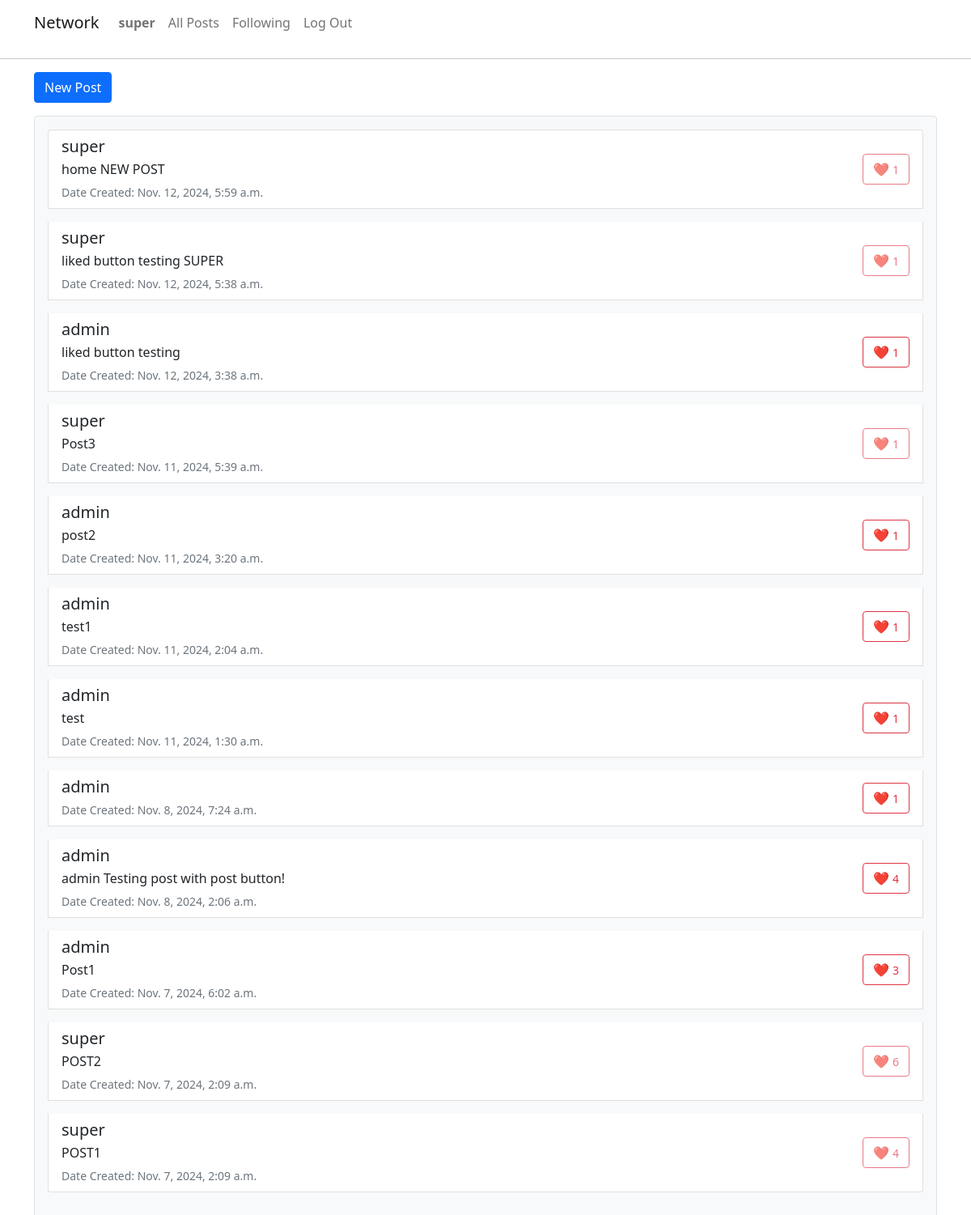
Screenshot of / (signed in) with the database file from the repository.
### network/models.py (models this page shows, shortened)
class User(AbstractUser):
    followers = models.IntegerField(default=0)
    following = models.IntegerField(default=0)
    bio = models.CharField(max_length=500, null=True, blank=True)
    location = models.CharField(max_length=100, null=True, blank=True)
    work = models.CharField(max_length=100, null=True, blank=True)
    def __str__(self):
        return self.username

class Post(models.Model):
    new_post = models.TextField()
    created_by = models.ForeignKey(User, on_delete=models.CASCADE, related_name='user_posts')
    date_created = models.DateTimeField(auto_now_add=True)
    likes = models.IntegerField(default=0)

### network/views.py (the view)
# urls.py: path("", views.index, name="index"),
def index(request):
    all_posts = Post.objects.all()[::-1]
    return render(request, "network/index.html", {"posts": all_posts})

### network/templates/network/index.html (shortened to what this page needs)
{% extends "network/layout.html" %}
{% block body %}
    {% block new_post %} {% include 'network/new_post.html' %} {% endblock %}
    <div class="p-3 border rounded bg-light">
        <ul class="list-group">
            {% for post in posts %}
                <li class="list-group-item mb-3">
                    <div class="d-flex justify-content-between align-items-center">
                        <div>
                            <h5 class="user_name mb-1"
                                data-user-id="{{ post.created_by.id }}"
                                data-post-id="{{ post.id }}" >
                                {{ post.created_by }}
                            </h5>
                            <p class="mb-1">{{ post.new_post }}</p>
                            <small class="text-muted">Date Created: {{ post.date_created }}</small>
                        </div>
                        <div>
                            <button class="btn btn-outline-danger like_button" data-post-id="{{ post.id }}"
                                    {% if user == post.created_by or not user.is_authenticated %}disabled{% endif %}>
                                ❤️ <small>{{ post.likes }}</small>
                            </button>
                        </div>
                    </div>
                </li>
            {% endfor %}
        </ul>
    </div>
{% endblock %}

### network/templates/network/layout.html (shortened to what this page needs)
{% load static %}
<!DOCTYPE html>
<html lang="en">
    <head>
        <link href="https://cdn.jsdelivr.net/npm/bootstrap@5.0.2/dist/css/bootstrap.min.css" rel="stylesheet">
        <link href="{% static 'network/styles.css' %}" rel="stylesheet">
    </head>
    <body>
        <div class="container">
            <nav class="navbar navbar-expand-lg navbar-light">
                <a class="navbar-brand" href="{% url 'index' %}">Network</a>
                <div>
                  <ul class="navbar-nav mr-auto">
                    {% if user.is_authenticated %}
                        <li class="nav-item">
                            <a class="nav-link" href="{% url 'user_profile' user.id %}"><strong>{{ user.username }}</strong></a>
                        </li>
                    {% endif %}
                    <li class="nav-item">
                      <a class="nav-link" href="{% url 'index' %}">All Posts</a>
                    </li>
                    {% if user.is_authenticated %}
                        <li class="nav-item">
                            <a class="nav-link" href="#">Following</a>
                        </li>
                        <li class="nav-item">
                            <a class="nav-link" href="{% url 'logout' %}">Log Out</a>
                        </li>
                    {% endif %}
                  </ul>
                </div>
            </nav>
        </div>
        <hr>
        <div class="body container">
            <div class="body-container">
                {% block body %}{% endblock %}
            </div>
        </div>
    </body>
</html>

### rows the page displays
User: username "super"
Post: created_by "super", new_post "home NEW POST", date_created "Nov. 12, 2024, 5:59 a.m.", likes "1"
Post: created_by "super", new_post "liked button testing SUPER", date_created "Nov. 12, 2024, 5:38 a.m.", likes "1"
Post: created_by "admin", new_post "liked button testing", date_created "Nov. 12, 2024, 3:38 a.m.", likes "1"
Post: created_by "super", new_post "Post3", date_created "Nov. 11, 2024, 5:39 a.m.", likes "1"
Post: created_by "admin", new_post "post2", date_created "Nov. 11, 2024, 3:20 a.m.", likes "1"
Post: created_by "admin", new_post "test1", date_created "Nov. 11, 2024, 2:04 a.m.", likes "1"
Post: created_by "admin", new_post "test", date_created "Nov. 11, 2024, 1:30 a.m.", likes "1"
Post: created_by "admin", date_created "Nov. 8, 2024, 7:24 a.m.", likes "1"
Post: created_by "admin", new_post "admin Testing post with post button!", date_created "Nov. 8, 2024, 2:06 a.m.", likes "4"
Post: created_by "admin", new_post "Post1", date_created "Nov. 7, 2024, 6:02 a.m.", likes "3"
Post: created_by "super", new_post "POST2", date_created "Nov. 7, 2024, 2:09 a.m.", likes "6"
Post: created_by "super", new_post "POST1", date_created "Nov. 7, 2024, 2:09 a.m.", likes "4"
